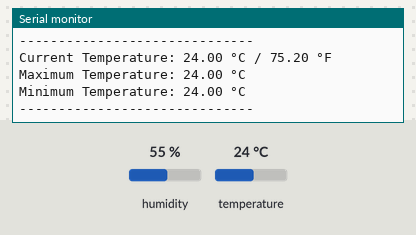
This sketch was run on a simulated Arduino Uno, built with avr-gcc and run on an emulated ATmega328P. Parts: the last lines printed to the serial monitor. Inputs (shaded band) come from the test bench; at power-on: temperature 24 °C, humidity 55 %.

Above: at 3.9 s.
4.0 s: temperature set to 12 °C
At 6.29 s:
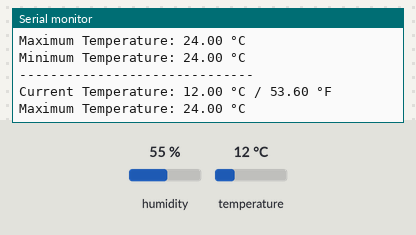
8.0 s: temperature set to 19 °C
At 10.1 s:
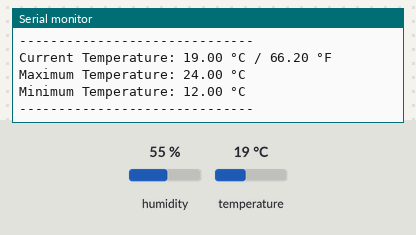
Timing chart, 0 to 11.6 s (numbered marks = the images above; inputs shaded):
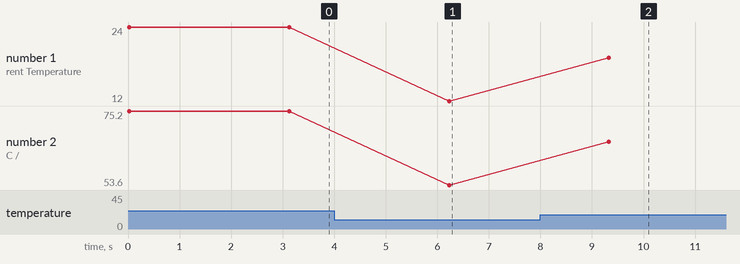

The sketch:

DHT_C-F.ino
```cpp
#include <DHT.h>

#define DHTPIN 2        // Pin where DHT11 is connected
#define DHTTYPE DHT11   // We're using a DHT11 sensor

DHT dht(DHTPIN, DHTTYPE);

float maxTempC = -1000.0;
float minTempC = 1000.0;

void setup() {
  Serial.begin(9600);
  Serial.println("Reading temperature...");
  dht.begin();
}

void loop() {
  float tempC = dht.readTemperature();       // Read Celsius
  float tempF = dht.readTemperature(true);   // Read Fahrenheit

  if (isnan(tempC) || isnan(tempF)) {
    Serial.println("Failed to read from DHT11 sensor!");
    delay(2000);
    return;
  }

  // Update max and min temperatures
  if (tempC > maxTempC) maxTempC = tempC;
  if (tempC < minTempC) minTempC = tempC;

  // Display current, max, and min temperatures
  Serial.print("Current Temperature: ");
  Serial.print(tempC);
  Serial.print(" °C / ");
  Serial.print(tempF);
  Serial.println(" °F");

  Serial.print("Maximum Temperature: ");
  Serial.print(maxTempC);
  Serial.println(" °C");

  Serial.print("Minimum Temperature: ");
  Serial.print(minTempC);
  Serial.println(" °C");

  Serial.println("------------------------------");

  delay(3000); // Wait 3 seconds before next reading
}
```

Measured:
- after the input at 4.0 s, the serial monitor: prints a new line after 2.2 s (image 1)
- after the input at 8.0 s, the serial monitor: prints a new line after 1.3 s (image 2)
- plotted number 1: 24 → 12 after the input at 4.0 s, 12 → 19 after the input at 8.0 s
- plotted number 2: 75.2 → 53.6 after the input at 4.0 s, 53.6 → 66.2 after the input at 8.0 s
